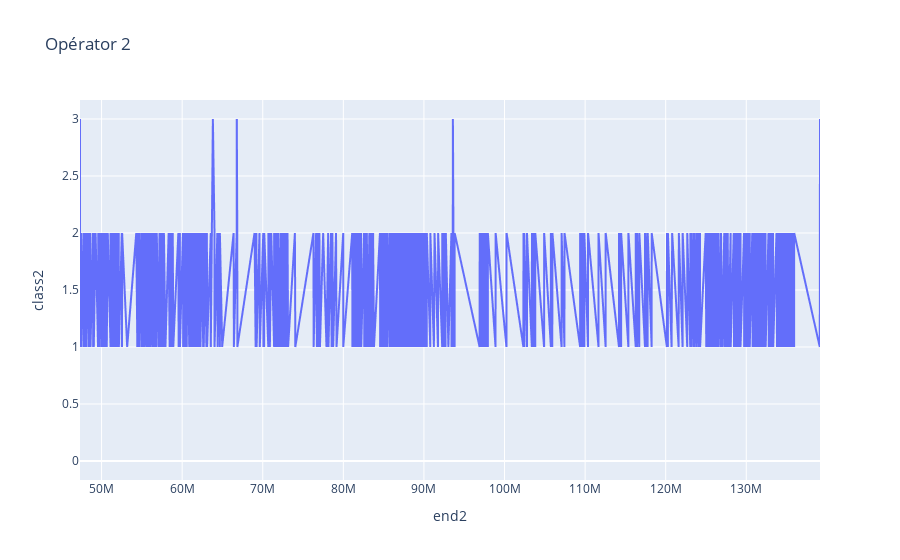

The notebook cell this image was saved under:
### Code cell
fig = px.line(dataannall[dataannall['record'] == '105001'], x="end2", y="class2", title='Opérator 2')
fig.show()

### Figure 1 — Plotly figure (JSON) as saved in the notebook; plotly's stock layout.template omitted (floating-point values rounded to 4 significant figures; data arrays with more than 128 entries replaced by an {"elided": "..."} marker saying what was removed)
{"data": [{"hovertemplate": "end2=%{x}<br>class2=%{y}<extra></extra>", "legendgroup": "", "line": {"color": "#636efa", "dash": "solid"}, "mode": "lines", "name": "", "showlegend": false, "type": "scattergl", "x": {"elided": "3495 int values"}, "xaxis": "x", "y": {"elided": "3495 int values"}, "yaxis": "y"}], "layout": {"legend": {"tracegroupgap": 0}, "title": {"text": "Opérator 2"}, "xaxis": {"anchor": "y", "domain": [0, 1], "title": {"text": "end2"}}, "yaxis": {"anchor": "x", "domain": [0, 1], "title": {"text": "class2"}}}}
